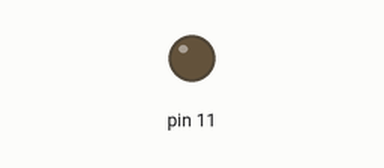
A sketch run on a simulated Arduino Uno, built with avr-gcc and run on an emulated ATmega328P. Shown: output pins drawn as LEDs (lit = HIGH).

Above: at 0.05 s.
At 1.15 s:
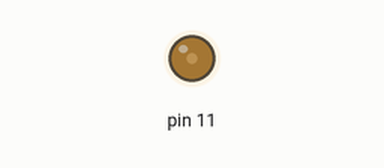
At 2.25 s:
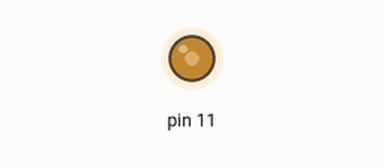
At 4.5 s:
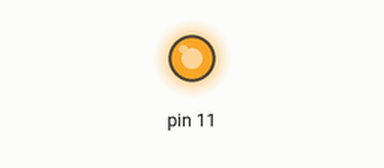
Timing chart, 0 to 5.9 s (numbered marks = the images above):
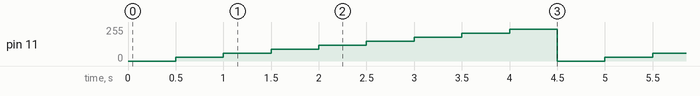

The sketch:

intensity.ino
```cpp
int i=0;
void setup() {
  // put your setup code here, to run once:
pinMode(11,OUTPUT);
}

void loop() {
  // put your main code here, to run repeatedly:
if(i<256)
  {analogWrite(11,i);
  delay(500);
  i+=30;
}
if(i==270)
{
  i=0;
}}
```

Measured:
- by itself, pin 11: repeats every 4.5 s: 60/255 0.50 s, 90/255 0.50 s, 120/255 0.50 s, 150/255 0.50 s, 180/255 0.50 s, 210/255 0.50 s, 240/255 0.50 s, 0/255 0.50 s, 30/255 0.50 s
